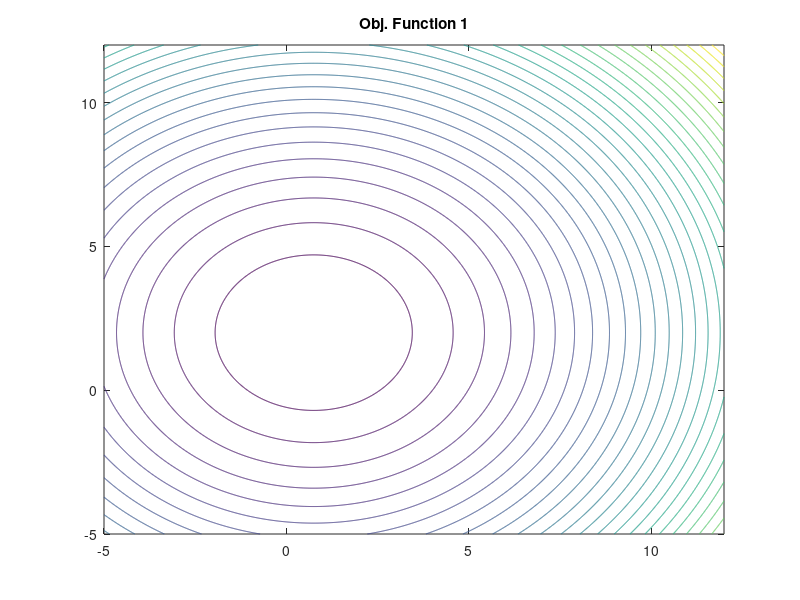
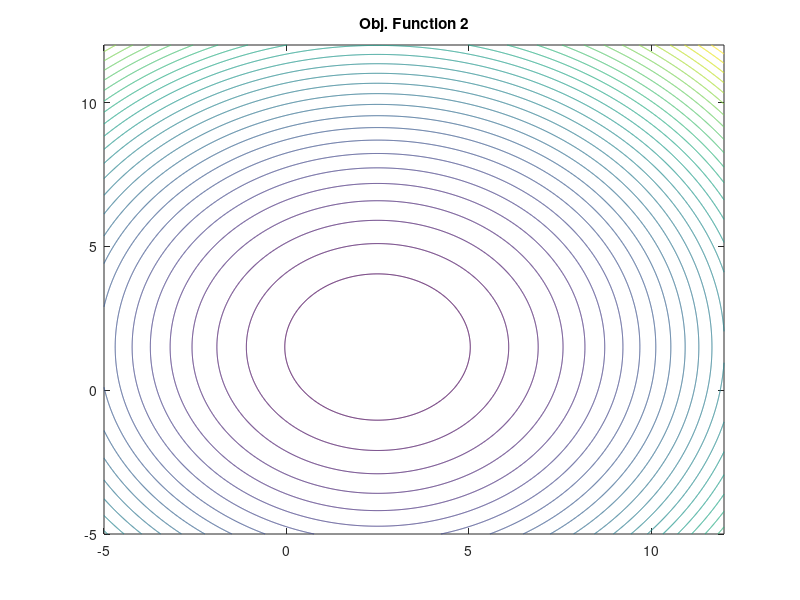
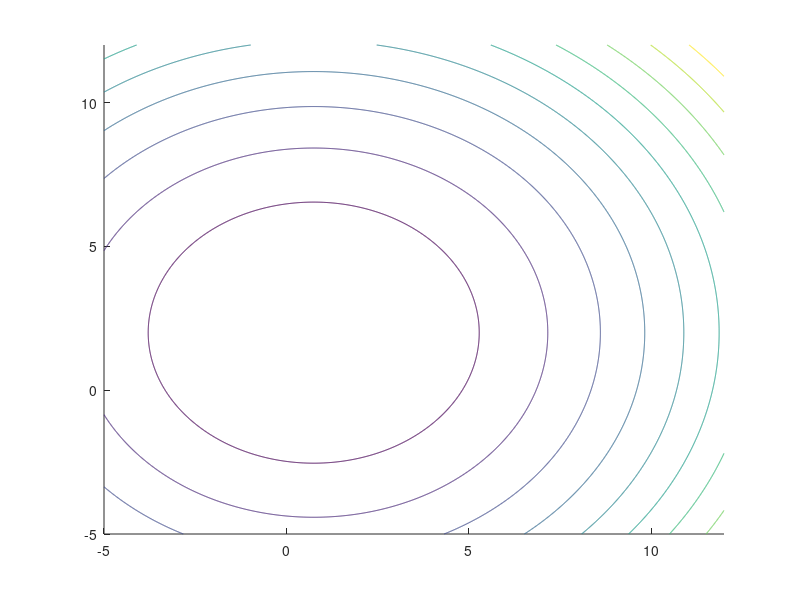

Here is the MATLAB script that generated these plots, in order: (Note: this script raises an error after producing the figures.)


%% Problem 1
[x1, x2] = meshgrid(-5:0.01:12, -5:0.01:12);

%%
f1 = (x1 - 0.75).^2 + (x2 - 2).^2;
f2 = (x1 - 2.5).^2 + (x2 - 1.5).^2;

figure(1)
contour(x1,x2,f1,30)
title('Obj. Function 1')

figure(2)
contour(x1,x2,f2,30)
title('Obj. Function 2')

figure(3)
contour(x1,x2,f1,'color','g')
hold on 
contour(x1,x2,f2)
hold on 
xline(0.75, '--')
hold on
xline(2.5, '--')
title('Both Function Showed On Same Contour Plot')
hold off

figure(4)
contour(x1,x2,f1,'color','g')
hold on 
contour(x1,x2,f2)
hold on 
xline(0.75, '--')
hold on
xline(2.5, '--')
hold on
plot([0.75 2], [2.5 1.5], 'linewidth', 1.5, 'color', 'r')
title('Pareto Optimal Set in ')
hold off


%%
% Plotting gradients of each function in the pareto set
f1_grad = @(x) 2.*(x(1) - 0.75) + 2.*(x(2) - 2);
f2_grad = @(x) 2.*(x(1) - 2.5)  + 2.*(x(2) - 1.5);

for i = 1:length(x_ps2(:,1))
     x = x_ps2(i,:);
     grad1(i) = f1_grad(x);
     grad2(i) = f2_grad(x_ps2(i,:));

end

disp('As seen from the plot below, the relationship between the gradient of f1 and f2 are linear.')
disp('We can see that within the Pareto optimal curve, when f1 has a 0 gradient(meaning it is at the min')
disp('then f2 has a gradient of -2.5. While when the gratdient of f2 is at 0, f1 has a positive gradient of a little of 2.5.')
disp('And inbetween one is positive while the other negative.')

plot(grad1,grad2,'o')
title('Gradients for each function along the Pareto optimal curve')
xlabel('Grad F1')
ylabel('Grad F2')

%% Problem 2
rng default % For reproducibility
fun = @objval1;
opts_ps.ParetoSetSize =  optimoptions('fmincon','MaxFunctionEvaluations',1e4,'PlotFcn','psplotparetof');
[x_ps2,fval_ps1,~,psoutput2] = paretosearch(fun,2);
disp("Total Function Count: " + psoutput2.funccount);x = paretosearch(fun,2);
plot(fval_ps1(:,1),fval_ps1(:,2),'ko');
title('Pareto Optimal Set')
xlabel('f_1')
ylabel('f_2')






%% Problem 3
X1 = -10:0.01:10;
X2 = -10:0.01:10;

f1 = (x1 - 3).^2 + (x2 - 7).^2; 
f2 = (x1 - 9).^2 + (x2 - 8).^2; 

%g1 = 70 - 4*X2 - 8*X1;
x2g1 = (70 - 8*X1)/4;
%g2 = -2.5*x2 + 3*x1;
x2g2 = 3/2.5*X1;
%g3 = -6.8 + x1; --> xline(6.8)

% Plotting constraints and and contours of objective function 
contour(x1,x2,f1,30,'color','g')
hold on 
contour(x1,x2,f2,30)
hold on 
plot(X1,x2g1, 'color', 'r','linewidth', 2)
hold on
plot(X1,x2g2, 'color', 'b','linewidth', 2)
hold on
xline(6.8, 'color', 'k','linewidth', 2)
axis([0 12 0 12])
hold off

%%
% Finding pareto front
rng default % For reproducibility
fun = @objval3;
A = [];
b =[];
Aineq = [];
bineq = [];
lb = [];
ub = [];
nonlcon = @nonlcon3;
opts_ps.ParetoSetSize =  optimoptions('fmincon','MaxFunctionEvaluations',1e4,'PlotFcn','psplotparetof');
[x_ps2,fval_ps1,~,psoutput2] = paretosearch(fun,2);
disp("Total Function Count: " + psoutput2.funccount);x = paretosearch(fun,2,A,b,Aineq,bineq,lb,ub,nonlcon);
plot(fval_ps1(:,1),fval_ps1(:,2),'ko');
title('Pareto Optimal Set')
xlabel('f_1')
ylabel('f_2')


%% Problem 4 ANSWER
% Weak pareto points are when there is point such that f(x) < f(x*).
% So looking at the graph, the weak pareto point is between f1 = 2 and f1 =
% 3.5 since it platoes there so f2 is not getting any better during the
% time.

%% Problem 5

p5 = imread('hw5_p5.jpg');
imshow(p5)





%% Problem 6
k = 9; % number of sample points
f = @(x) 2.*x(1).^3 + 15.*x(2).^2 - 8.*x(1).*x(2) - 4.*x(1);

% Constructing x_table
        % x1  x2  f 
x_table = [ -1.5, -3, f([-1.5,-3]);
          -1.5,  0, f([-1.5,0]);
          -1.5,  3, f([-1.5,3]);
           1.5, -3, f([1.5,-3]);
           1.5,  0, f([-1.5,0]);
           1.5,  3, f([-1.5,3]);
             3, -3, f([-1.5,-3]);
             3,  0, f([-1.5,0]);
             3,  3, f([-1.5,3]);];

% test (Not needed to run)
% x_table = [ -1.5, -3, -1.022;
%           -1.5,  0, 4.503;
%           -1.5,  3, 31.997;
%            1.25, -3, 8.704;
%            1.25,  0, 1.636;
%            1.25,  3, 8.793;
%              4, -3, 37.341;
%              4,  0, 10.243;
%              4,  3, 4.157];

% Constructing Zeta Table
zeta_table = zeros(9,3);
for i = 1:9
zeta_table(i,1) = x_table(i,1);
zeta_table(i,2) = x_table(i,2);
zeta_table(i,3) = x_table(i,1)^2;
zeta_table(i,4) = x_table(i,2)^2;
zeta_table(i,5) = x_table(i,1)*x_table(i,2);

end
% Quadratic Approximation:
% f = d0 + d1x1 + d2x2 + d3x1^2 + d4x2^2 + d5x1x2 + epsilon
% We set each x variable to zeta;
% f = d0 + d1zeta1 + d2zeta2 + d3 zeta3 + d4zeta4 + d5zeta5 + epsilon

% Now to approx. the coefficeints, need to use a loss function. In this
% case it is the OLS one (sum of squared error). The optimallity condition
% for this is that e' = 0. (e' is the derivative of the loss function with 
% repsect to each coefficient). 


% This A matrix is constructed as seen in 20.16 from the book (3rd
% edition).

A = [k, sum(zeta_table(:,1)), sum(zeta_table(:,2)), sum(zeta_table(:,3)),...
                              sum(zeta_table(:,4)), sum(zeta_table(:,5));

     sum(zeta_table(:,1)), sum(zeta_table(:,1).^2), sum(zeta_table(:,1)'*zeta_table(:,2)),...
     sum(zeta_table(:,3)'*zeta_table(:,1)), sum(zeta_table(:,4)'*zeta_table(:,1)), sum(zeta_table(:,5)'*zeta_table(:,1))
     
     sum(zeta_table(:,2)), sum(zeta_table(:,1)'*zeta_table(:,2)), sum(zeta_table(:,2).^2),...
     sum(zeta_table(:,3)'*zeta_table(:,2)), sum(zeta_table(:,4)'*zeta_table(:,2)), sum(zeta_table(:,5)'*zeta_table(:,2));
     
     sum(zeta_table(:,3)), sum(zeta_table(:,1)'*zeta_table(:,3)), sum(zeta_table(:,2)'*zeta_table(:,3)),...
     sum(zeta_table(:,3).^2), sum(zeta_table(:,4)'*zeta_table(:,3)), sum(zeta_table(:,5)'*zeta_table(:,3));
     
     sum(zeta_table(:,4)), sum(zeta_table(:,1)'*zeta_table(:,4)), sum(zeta_table(:,2)'*zeta_table(:,4)),...
     sum(zeta_table(:,3)'*zeta_table(:,4)), sum(zeta_table(:,4).^2), sum(zeta_table(:,5)'*zeta_table(:,4));
     
     sum(zeta_table(:,5)), sum(zeta_table(:,1)'*zeta_table(:,5)), sum(zeta_table(:,2)'*zeta_table(:,5)),...
     sum(zeta_table(:,3)'*zeta_table(:,5)), sum(zeta_table(:,4)'*zeta_table(:,5)), sum(zeta_table(:,5).^2);];

% This b matrix is constructed as seen in 20.16 from the book (3rd
% edition).
b = [sum(x_table(:,3)), sum(zeta_table(:,1)'*x_table(:,3)), sum(zeta_table(:,2)'*x_table(:,3)),...
    sum(zeta_table(:,3)'*x_table(:,3)),sum(zeta_table(:,4)'*x_table(:,3)), sum(zeta_table(:,5)'*x_table(:,3))];

% Now Solving the system of linear equations using matrix algebra
% Ad = b --> d = inv(A)*b
d = inv(A)*b';

disp('Table of 9 sample design points:')
x_table

disp('Table of zeta values at 9 samples points:')
zeta_table

disp('A matrix:')
A
disp('b matrix:')
b
disp('estimated coefficients (d matrix):')
d

func = '15.5833 + 8.1667*x1 + 8.5*x2  -5.4444*x1^2+ 16.3611*x2^2 - 0.5833*x1*x2';

disp('From the outputs above the response surface model for the function f(x) is:')
fprintf('%f + %f*x1 + %f*x2 + %f*x1^2+ %f*x2^2 + %f*x1*x2',d(1),d(2),d(3),d(4),d(5),d(6))






function F = objval1(x)

f1 = (x(:,1) - 0.75).^2 + (x(:,2) - 2).^2;
f2 = (x(:,1) - 2.5).^2 + (x(:,2) - 1.5).^2;

F = [f1,f2];
end

function F = objval3(x)

f1 = (x(:,1) - 3).^2 + (x(:,2) - 7).^2;
f2 = (x(:,1) - 9).^2 + (x(:,2) - 8).^2;

F = [f1,f2];
end

function [Cineq,Ceq] = nonlcon3(x)

Cineq = [70 - 4*x(:,2) - 8*x(:,1); -2.5*x(:,2) + 3*x(:,1); -6.8 + x(:,1)];
Ceq = [];
end
